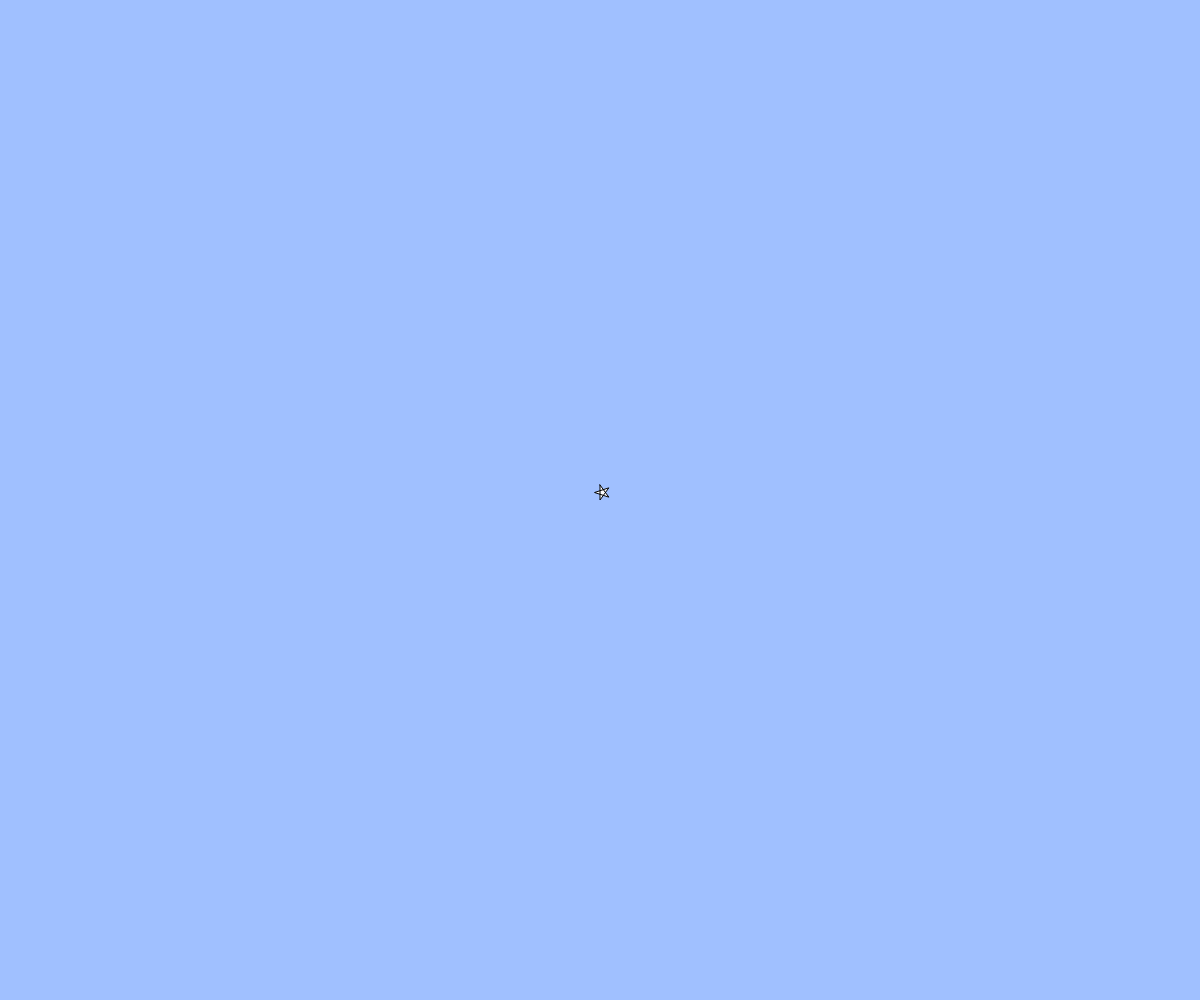
Frame 1 (no input)
Frame 60 (no input): blank canvas, image omitted
Frame 120 (the mouse pressed at the canvas centre since frame 60): blank canvas, image omitted

The p5.js sketch that drew this single still picture (run headless with seeded random() and noise() and a simulated clock; from frame 60 on, the mouse is pressed at the canvas centre):

// p5.js sketch
// ── sketch.js
// テキスト「アニメーション」
let x, y, vx, vy;
let angle=0;
let r=15
function setup(){
  createCanvas(windowWidth, windowHeight);
  x = width / 2;
  y = height / 2;
  vx = 8;
  vy = 8;
}

function draw(){
  background(160, 192, 255);

star(x, y,r,angle);
x += vx;
y += vy;
angle++;
  // BLANK[2] (hint: 作った star 関数を使います)星を書く


  // 端の処理パターン (1) 反対側から出てくる
  if(x > width){ x = 0; }
  else if(x < 0){ x = width; }
  if(y > height){ y = 0; }
  if(y < 0){ y = height; }
}

function star(x, y,r,angle){
  beginShape();
  for(var i = 0; i < 5; i++){
    var theta = TWO_PI * i * 2 / 5 - HALF_PI+ angle
    // BLANK[1] (hint: angle 分だけ星を回転させるには？)
    var x = x + cos(theta) * r;
    var y = y + sin(theta) * r;
    vertex(x,y);
  }
  endShape(CLOSE);
}

function windowResized(){
  resizeCanvas(windowWidth, windowHeight);
}
